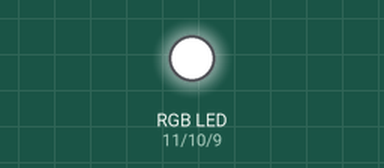
A sketch run on a simulated Arduino Uno, built with avr-gcc and run on an emulated ATmega328P. Shown: an RGB LED mixed from three pins (HIGH = lit).

Above: at 0.05 s.
At 1.25 s:
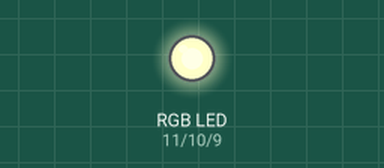
At 2.5 s:
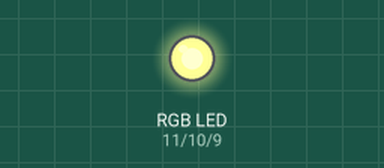
At 5.0 s:
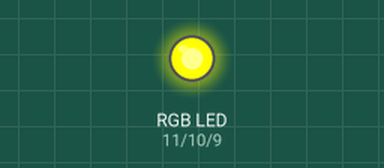
Timing chart, 0 to 6.5 s (numbered marks = the images above):
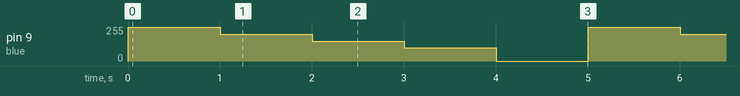

Measured:
- by itself, pin 9 (blue): repeats every 5.0 s: 150/255 1.0 s, 100/255 1.0 s, 0/255 1.0 s, 255/255 1.0 s, 200/255 1.0 s

The sketch:

LedRGBAnalog.ino
```cpp
#define red 11
#define green 10
#define blue 9

void setup() {
  pinMode(red,OUTPUT);
  pinMode(green,OUTPUT);
  pinMode(blue,OUTPUT);
  //Iniciar com todos os leds apagados
  digitalWrite(red,HIGH);
  digitalWrite(green,HIGH);
  digitalWrite(blue,HIGH);
}

void loop() {
  /*
  Acender leds com analog Read
  --> 0 para acender com intensidade total
  -->255 para apagar
  intervalo entre 0 e 255 muda intensidade da cor
  veja o código abaixo:
   */
  analogWrite(blue,255);//terminal azul apagado
  delay(1000);
  analogWrite(blue,200);
  delay(1000);
  analogWrite(blue,150);
  delay(1000);
  analogWrite(blue,100);
  delay(1000);
  analogWrite(blue,0);//terminal azul aceso com intensidade total
  delay(1000);
}
```
